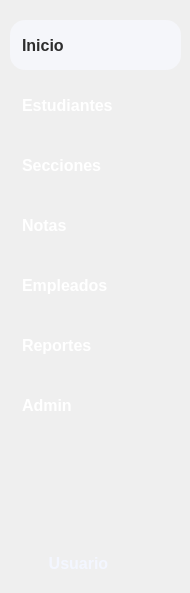
      <widget class="QWidget" name="menu_principal">
       <widget class="QToolButton" name="btnUsuario_home">
        <property name="geometry">
         <rect>
          <x>10</x>
          <y>543</y>
          <width>141</width>
          <height>41</height>
         </rect>
        </property>
        <property name="sizePolicy">
         <sizepolicy hsizetype="Minimum" vsizetype="Fixed">
          <horstretch>0</horstretch>
          <verstretch>0</verstretch>
         </sizepolicy>
        </property>
        <property name="minimumSize">
         <size>
          <width>50</width>
          <height>40</height>
         </size>
        </property>
        <property name="maximumSize">
         <size>
          <width>150</width>
          <height>50</height>
         </size>
        </property>
        <property name="font">
         <font>
          <family>Segoe UI</family>
          <pointsize>12</pointsize>
          <bold>true</bold>
         </font>
        </property>
        <property name="cursor">
         <cursorShape>PointingHandCursor</cursorShape>
        </property>
        <property name="contextMenuPolicy">
         <enum>Qt::ContextMenuPolicy::DefaultContextMenu</enum>
        </property>
        <property name="layoutDirection">
         <enum>Qt::LayoutDirection::LeftToRight</enum>
        </property>
        <property name="styleSheet">
         <string notr="true">QToolButton {
   background: transparent;
    color: #F3F6FF;
    border: none;
    padding: 8px 16px;
    border-radius: 15px;
text-align: left;
    padding-left: 12px; /* Mueve el ícono a la derecha un poco */
}
QToolButton:hover {
	background-color: rgb(69, 98, 126);
}
/* --- Estilo del menú desplegable --- */
QMenu {
    background-color: white;         /* fondo blanco */
    color: black;                    /* texto negro */
    border: 1px solid #c0c0c0;
}

QMenu::item {
    padding: 5px 20px;
}

QMenu::item:selected {
    background-color: #0078d7;       /* azul Windows */
    color: white;                    /* texto blanco al seleccionar */
}</string>
        </property>
        <property name="text">
         <string>Usuario</string>
        </property>
        <property name="icon">
         <iconset resource="../icons/resources_ui.qrc">
          <normaloff>:/icons/perfil_white.png</normaloff>:/icons/perfil_white.png</iconset>
        </property>
        <property name="iconSize">
         <size>
          <width>40</width>
          <height>40</height>
         </size>
        </property>
        <property name="checkable">
         <bool>false</bool>
        </property>
        <property name="checked">
         <bool>false</bool>
        </property>
        <property name="popupMode">
         <enum>QToolButton::ToolButtonPopupMode::InstantPopup</enum>
        </property>
        <property name="toolButtonStyle">
         <enum>Qt::ToolButtonStyle::ToolButtonTextBesideIcon</enum>
        </property>
        <property name="autoRaise">
         <bool>false</bool>
        </property>
       </widget>
       <widget class="QPushButton" name="btnAdmin">
        <property name="geometry">
         <rect>
          <x>10</x>
          <y>380</y>
          <width>171</width>
          <height>50</height>
         </rect>
        </property>
        <property name="sizePolicy">
         <sizepolicy hsizetype="Minimum" vsizetype="Fixed">
          <horstretch>0</horstretch>
          <verstretch>0</verstretch>
         </sizepolicy>
        </property>
        <property name="minimumSize">
         <size>
          <width>80</width>
          <height>50</height>
         </size>
        </property>
        <property name="maximumSize">
         <size>
          <width>200</width>
          <height>50</height>
         </size>
        </property>
        <property name="font">
         <font>
          <family>Segoe UI</family>
          <pointsize>12</pointsize>
          <bold>true</bold>
         </font>
        </property>
        <property name="cursor">
         <cursorShape>PointingHandCursor</cursorShape>
        </property>
        <property name="layoutDirection">
         <enum>Qt::LayoutDirection::LeftToRight</enum>
        </property>
        <property name="styleSheet">
         <string notr="true">QPushButton {
   background: transparent;
    color: #FFFFFF;
    border: none;
    padding: 8px 16px;
    border-radius: 15px;
	text-align: left;
    padding-left: 12px; /* Mueve el ícono a la derecha un poco */
}
QPushButton:hover {
	
	background-color: rgb(69, 98, 126);
}
QPushButton:checked {
    background-color: #f5f6fa;
 	color: #2d2d2d;
	
}</string>
        </property>
        <property name="text">
         <string>Admin</string>
        </property>
        <property name="icon">
         <iconset resource="../icons/resources_ui.qrc">
          <normaloff>:/icons/admin_w.png</normaloff>
          <normalon>:/icons/admin_b.png</normalon>:/icons/admin_w.png</iconset>
        </property>
        <property name="iconSize">
         <size>
          <width>50</width>
          <height>50</height>
         </size>
        </property>
        <property name="checkable">
         <bool>false</bool>
        </property>
        <property name="checked">
         <bool>false</bool>
        </property>
        <attribute name="buttonGroup">
         <string notr="true">buttonGroup</string>
        </attribute>
       </widget>
       <widget class="QPushButton" name="btnReportes">
        <property name="geometry">
         <rect>
          <x>10</x>
          <y>320</y>
          <width>171</width>
          <height>50</height>
         </rect>
        </property>
        <property name="sizePolicy">
         <sizepolicy hsizetype="Minimum" vsizetype="Fixed">
          <horstretch>0</horstretch>
          <verstretch>0</verstretch>
         </sizepolicy>
        </property>
        <property name="minimumSize">
         <size>
          <width>80</width>
          <height>50</height>
         </size>
        </property>
        <property name="maximumSize">
         <size>
          <width>200</width>
          <height>50</height>
         </size>
        </property>
        <property name="font">
         <font>
          <family>Segoe UI</family>
          <pointsize>12</pointsize>
          <bold>true</bold>
         </font>
        </property>
        <property name="cursor">
         <cursorShape>PointingHandCursor</cursorShape>
        </property>
        <property name="layoutDirection">
         <enum>Qt::LayoutDirection::LeftToRight</enum>
        </property>
        <property name="styleSheet">
         <string notr="true">QPushButton {
   background: transparent;
    color: #FFFFFF;
    border: none;
    padding: 8px 16px;
    border-radius: 15px;
	text-align: left;
    padding-left: 12px; /* Mueve el ícono a la derecha un poco */
}
QPushButton:hover {
	
	background-color: rgb(69, 98, 126);
}
QPushButton:checked {
    background-color: #f5f6fa;
 	color: #2d2d2d;
	
}</string>
        </property>
        <property name="text">
         <string>Reportes</string>
        </property>
        <property name="icon">
         <iconset resource="../icons/resources_ui.qrc">
          <normaloff>:/icons/reportes_w.png</normaloff>
          <normalon>:/icons/reportes_b.png</normalon>:/icons/reportes_w.png</iconset>
        </property>
        <property name="iconSize">
         <size>
          <width>50</width>
          <height>50</height>
         </size>
        </property>
        <property name="checkable">
         <bool>true</bool>
        </property>
        <property name="checked">
         <bool>false</bool>
        </property>
        <attribute name="buttonGroup">
         <string notr="true">buttonGroup</string>
        </attribute>
       </widget>
       <widget class="QPushButton" name="btnEmpleados">
        <property name="geometry">
         <rect>
          <x>10</x>
          <y>260</y>
          <width>171</width>
          <height>50</height>
         </rect>
        </property>
        <property name="sizePolicy">
         <sizepolicy hsizetype="Minimum" vsizetype="Fixed">
          <horstretch>0</horstretch>
          <verstretch>0</verstretch>
         </sizepolicy>
        </property>
        <property name="minimumSize">
         <size>
          <width>80</width>
          <height>50</height>
         </size>
        </property>
        <property name="maximumSize">
         <size>
          <width>200</width>
          <height>50</height>
         </size>
        </property>
        <property name="font">
         <font>
          <family>Segoe UI</family>
          <pointsize>12</pointsize>
          <bold>true</bold>
         </font>
        </property>
        <property name="cursor">
         <cursorShape>PointingHandCursor</cursorShape>
        </property>
        <property name="layoutDirection">
         <enum>Qt::LayoutDirection::LeftToRight</enum>
        </property>
        <property name="styleSheet">
         <string notr="true">QPushButton {
   background: transparent;
    color: #FFFFFF;
    border: none;
    padding: 8px 16px;
    border-radius: 15px;
	text-align: left;
    padding-left: 12px; /* Mueve el ícono a la derecha un poco */
}
QPushButton:hover {
	
	background-color: rgb(69, 98, 126);
}
QPushButton:checked {
    background-color: #f5f6fa;
 	color: #2d2d2d;
	
}</string>
        </property>
        <property name="text">
         <string>Empleados</string>
        </property>
        <property name="icon">
         <iconset resource="../icons/resources_ui.qrc">
          <normaloff>:/icons/empleado_w.png</normaloff>
          <normalon>:/icons/empleado_b.png</normalon>:/icons/empleado_w.png</iconset>
        </property>
        <property name="iconSize">
         <size>
          <width>50</width>
          <height>50</height>
         </size>
        </property>
        <property name="checkable">
         <bool>true</bool>
        </property>
        <property name="checked">
         <bool>false</bool>
        </property>
        <attribute name="buttonGroup">
         <string notr="true">buttonGroup</string>
        </attribute>
       </widget>
       <widget class="QPushButton" name="btnEstudiantes">
        <property name="geometry">
         <rect>
          <x>10</x>
          <y>80</y>
          <width>171</width>
          <height>50</height>
         </rect>
        </property>
        <property name="sizePolicy">
         <sizepolicy hsizetype="Minimum" vsizetype="Fixed">
          <horstretch>0</horstretch>
          <verstretch>0</verstretch>
         </sizepolicy>
        </property>
        <property name="minimumSize">
         <size>
          <width>80</width>
          <height>50</height>
         </size>
        </property>
        <property name="maximumSize">
         <size>
          <width>200</width>
          <height>50</height>
         </size>
        </property>
        <property name="font">
         <font>
          <family>Segoe UI</family>
          <pointsize>12</pointsize>
          <bold>true</bold>
         </font>
        </property>
        <property name="cursor">
         <cursorShape>PointingHandCursor</cursorShape>
        </property>
        <property name="toolTipDuration">
         <number>-1</number>
        </property>
        <property name="layoutDirection">
         <enum>Qt::LayoutDirection::LeftToRight</enum>
        </property>
        <property name="styleSheet">
         <string notr="true">QPushButton {
   background: transparent;
    color: #FFFFFF;
    border: none;
    padding: 8px 16px;
    border-radius: 15px;
	text-align: left;
    padding-left: 12px; /* Mueve el ícono a la derecha un poco */
}
QPushButton:hover {
	
	background-color: rgb(69, 98, 126);
}
QPushButton:checked {
    background-color: #f5f6fa;
 	color: #2d2d2d;
	
}</string>
        </property>
        <property name="text">
         <string>Estudiantes</string>
        </property>
        <property name="icon">
         <iconset resource="../icons/resources_ui.qrc">
          <normaloff>:/icons/estudiante_w.png</normaloff>
          <normalon>:/icons/estudiante_b.png</normalon>:/icons/estudiante_w.png</iconset>
        </property>
        <property name="iconSize">
         <size>
          <width>50</width>
          <height>50</height>
         </size>
        </property>
        <property name="checkable">
         <bool>false</bool>
        </property>
        <property name="checked">
         <bool>false</bool>
        </property>
        <attribute name="buttonGroup">
         <string notr="true">buttonGroup</string>
        </attribute>
       </widget>
       <widget class="QPushButton" name="btnHome">
        <property name="geometry">
         <rect>
          <x>10</x>
          <y>20</y>
          <width>171</width>
          <height>50</height>
         </rect>
        </property>
        <property name="sizePolicy">
         <sizepolicy hsizetype="Minimum" vsizetype="Fixed">
          <horstretch>0</horstretch>
          <verstretch>0</verstretch>
         </sizepolicy>
        </property>
        <property name="minimumSize">
         <size>
          <width>80</width>
          <height>50</height>
         </size>
        </property>
        <property name="maximumSize">
         <size>
          <width>200</width>
          <height>50</height>
         </size>
        </property>
        <property name="font">
         <font>
          <family>Segoe UI</family>
          <pointsize>12</pointsize>
          <bold>true</bold>
         </font>
        </property>
        <property name="cursor">
         <cursorShape>PointingHandCursor</cursorShape>
        </property>
        <property name="layoutDirection">
         <enum>Qt::LayoutDirection::LeftToRight</enum>
        </property>
        <property name="styleSheet">
         <string notr="true">QPushButton {
   background: transparent;
    color: #FFFFFF;
    border: none;
    padding: 8px 16px;
    border-radius: 15px;
	text-align: left;
    padding-left: 12px; /* Mueve el ícono a la derecha un poco */
}
QPushButton:hover {
	
	background-color: rgb(69, 98, 126);
}
QPushButton:checked {
    background-color: #f5f6fa;
 	color: #2d2d2d;
	
}</string>
        </property>
        <property name="text">
         <string>Inicio</string>
        </property>
        <property name="icon">
         <iconset resource="../icons/resources_ui.qrc">
          <normaloff>:/icons/home_w.png</normaloff>
          <normalon>:/icons/home_b.png</normalon>:/icons/home_w.png</iconset>
        </property>
        <property name="iconSize">
         <size>
          <width>50</width>
          <height>50</height>
         </size>
        </property>
        <property name="checkable">
         <bool>true</bool>
        </property>
        <property name="checked">
         <bool>true</bool>
        </property>
        <property name="autoExclusive">
         <bool>false</bool>
        </property>
        <attribute name="buttonGroup">
         <string notr="true">buttonGroup</string>
        </attribute>
       </widget>
       <widget class="QPushButton" name="btnNotas">
        <property name="geometry">
         <rect>
          <x>10</x>
          <y>200</y>
          <width>171</width>
          <height>50</height>
         </rect>
        </property>
        <property name="sizePolicy">
         <sizepolicy hsizetype="Minimum" vsizetype="Fixed">
          <horstretch>0</horstretch>
          <verstretch>0</verstretch>
         </sizepolicy>
        </property>
        <property name="minimumSize">
         <size>
          <width>80</width>
          <height>50</height>
         </size>
        </property>
        <property name="maximumSize">
         <size>
          <width>200</width>
          <height>50</height>
         </size>
        </property>
        <property name="font">
         <font>
          <family>Segoe UI</family>
          <pointsize>12</pointsize>
          <bold>true</bold>
         </font>
        </property>
        <property name="cursor">
         <cursorShape>PointingHandCursor</cursorShape>
        </property>
        <property name="toolTip">
         <string/>
        </property>
        <property name="toolTipDuration">
         <number>-1</number>
        </property>
        <property name="layoutDirection">
         <enum>Qt::LayoutDirection::LeftToRight</enum>
        </property>
        <property name="styleSheet">
         <string notr="true">QPushButton {
   background: transparent;
    color: #FFFFFF;
    border: none;
    padding: 8px 16px;
    border-radius: 15px;
	text-align: left;
    padding-left: 12px; /* Mueve el ícono a la derecha un poco */
}
QPushButton:hover {
	
	background-color: rgb(69, 98, 126);
}
QPushButton:checked {
    background-color: #f5f6fa;
 	color: #2d2d2d;
	
}</string>
        </property>
        <property name="text">
         <string>Notas</string>
        </property>
        <property name="icon">
         <iconset resource="../icons/resources_ui.qrc">
          <normaloff>:/icons/seccion2_w.png</normaloff>
          <normalon>:/icons/seccion2_b.png</normalon>:/icons/seccion2_w.png</iconset>
        </property>
        <property name="iconSize">
         <size>
          <width>50</width>
          <height>50</height>
         </size>
        </property>
        <property name="checkable">
         <bool>true</bool>
        </property>
        <property name="checked">
         <bool>false</bool>
        </property>
        <attribute name="buttonGroup">
         <string notr="true">buttonGroup</string>
        </attribute>
       </widget>
       <widget class="QPushButton" name="btnSecciones">
        <property name="geometry">
         <rect>
          <x>10</x>
          <y>140</y>
          <width>171</width>
          <height>50</height>
         </rect>
        </property>
        <property name="sizePolicy">
         <sizepolicy hsizetype="Minimum" vsizetype="Fixed">
          <horstretch>0</horstretch>
          <verstretch>0</verstretch>
         </sizepolicy>
        </property>
        <property name="minimumSize">
         <size>
          <width>80</width>
          <height>50</height>
         </size>
        </property>
        <property name="maximumSize">
         <size>
          <width>200</width>
          <height>50</height>
         </size>
        </property>
        <property name="font">
         <font>
          <family>Segoe UI</family>
          <pointsize>12</pointsize>
          <bold>true</bold>
         </font>
        </property>
        <property name="cursor">
         <cursorShape>PointingHandCursor</cursorShape>
        </property>
        <property name="toolTip">
         <string/>
        </property>
        <property name="toolTipDuration">
         <number>-1</number>
        </property>
        <property name="layoutDirection">
         <enum>Qt::LayoutDirection::LeftToRight</enum>
        </property>
        <property name="styleSheet">
         <string notr="true">QPushButton {
   background: transparent;
    color: #FFFFFF;
    border: none;
    padding: 8px 16px;
    border-radius: 15px;
	text-align: left;
    padding-left: 12px; /* Mueve el ícono a la derecha un poco */
}
QPushButton:hover {
	
	background-color: rgb(69, 98, 126);
}
QPushButton:checked {
    background-color: #f5f6fa;
 	color: #2d2d2d;
	
}</string>
        </property>
        <property name="text">
         <string>Secciones</string>
        </property>
        <property name="icon">
         <iconset resource="../icons/resources_ui.qrc">
          <normaloff>:/icons/gestion_secciones_w.png</normaloff>
          <normalon>:/icons/gestion_secciones_b.png</normalon>:/icons/gestion_secciones_w.png</iconset>
        </property>
        <property name="iconSize">
         <size>
          <width>50</width>
          <height>50</height>
         </size>
        </property>
        <property name="checkable">
         <bool>true</bool>
        </property>
        <property name="checked">
         <bool>false</bool>
        </property>
        <attribute name="buttonGroup">
         <string notr="true">buttonGroup</string>
        </attribute>
       </widget>
      </widget>
